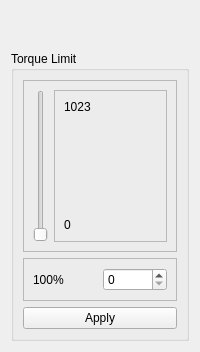
             <widget class="QWidget" name="page21TorqueLimit">
              <layout class="QVBoxLayout" name="verticalLayout_48">
               <item>
                <spacer name="verticalSpacer_23">
                 <property name="orientation">
                  <enum>Qt::Vertical</enum>
                 </property>
                 <property name="sizeHint" stdset="0">
                  <size>
                   <width>20</width>
                   <height>40</height>
                  </size>
                 </property>
                </spacer>
               </item>
               <item>
                <widget class="QGroupBox" name="gbTorqueLimit">
                 <property name="title">
                  <string>Torque Limit</string>
                 </property>
                 <layout class="QVBoxLayout" name="verticalLayout_46">
                  <item>
                   <widget class="QFrame" name="frame_26">
                    <property name="frameShape">
                     <enum>QFrame::StyledPanel</enum>
                    </property>
                    <property name="frameShadow">
                     <enum>QFrame::Raised</enum>
                    </property>
                    <layout class="QHBoxLayout" name="horizontalLayout_18">
                     <item>
                      <widget class="QSlider" name="vsTorqueLimit">
                       <property name="orientation">
                        <enum>Qt::Vertical</enum>
                       </property>
                      </widget>
                     </item>
                     <item>
                      <widget class="QFrame" name="frame_27">
                       <property name="frameShape">
                        <enum>QFrame::StyledPanel</enum>
                       </property>
                       <property name="frameShadow">
                        <enum>QFrame::Raised</enum>
                       </property>
                       <layout class="QVBoxLayout" name="verticalLayout_47">
                        <item>
                         <widget class="QLabel" name="lblMaxTorqueMaxValue_2">
                          <property name="text">
                           <string>1023</string>
                          </property>
                         </widget>
                        </item>
                        <item>
                         <spacer name="verticalSpacer_22">
                          <property name="orientation">
                           <enum>Qt::Vertical</enum>
                          </property>
                          <property name="sizeHint" stdset="0">
                           <size>
                            <width>20</width>
                            <height>98</height>
                           </size>
                          </property>
                         </spacer>
                        </item>
                        <item>
                         <widget class="QLabel" name="lblMaxTorqueMinValue_2">
                          <property name="text">
                           <string>0</string>
                          </property>
                         </widget>
                        </item>
                       </layout>
                      </widget>
                     </item>
                    </layout>
                   </widget>
                  </item>
                  <item>
                   <widget class="QFrame" name="frame_28">
                    <property name="frameShape">
                     <enum>QFrame::StyledPanel</enum>
                    </property>
                    <property name="frameShadow">
                     <enum>QFrame::Raised</enum>
                    </property>
                    <layout class="QHBoxLayout" name="horizontalLayout_19">
                     <item>
                      <widget class="QLabel" name="lblTorqueLimitPercent">
                       <property name="text">
                        <string>100%</string>
                       </property>
                      </widget>
                     </item>
                     <item>
                      <widget class="QSpinBox" name="sbTorqueLimit">
                       <property name="maximum">
                        <number>1023</number>
                       </property>
                      </widget>
                     </item>
                    </layout>
                   </widget>
                  </item>
                  <item>
                   <widget class="QPushButton" name="pbTorqueLimitApply">
                    <property name="text">
                     <string>Apply</string>
                    </property>
                   </widget>
                  </item>
                 </layout>
                </widget>
               </item>
              </layout>
             </widget>
